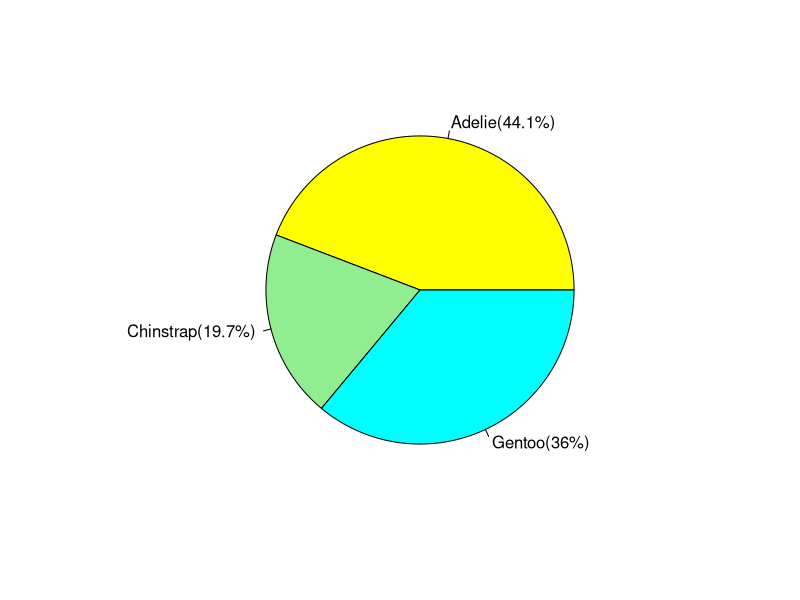
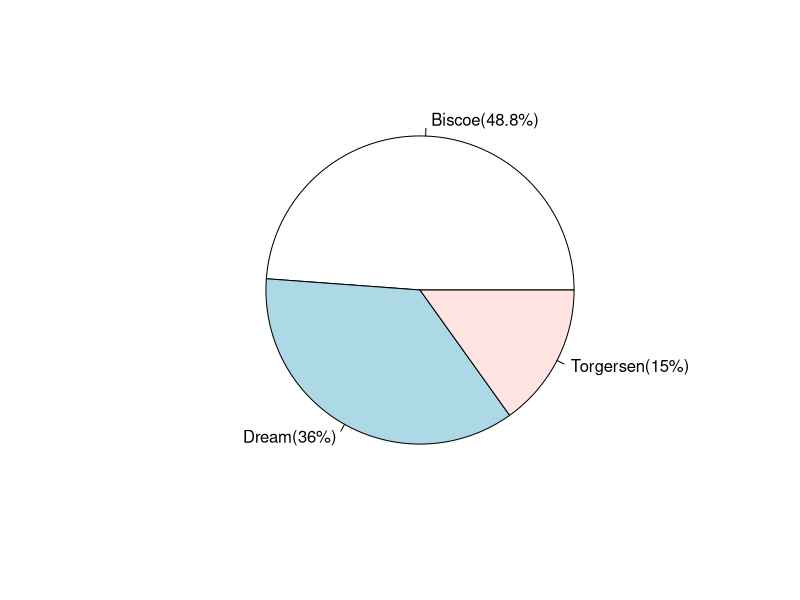
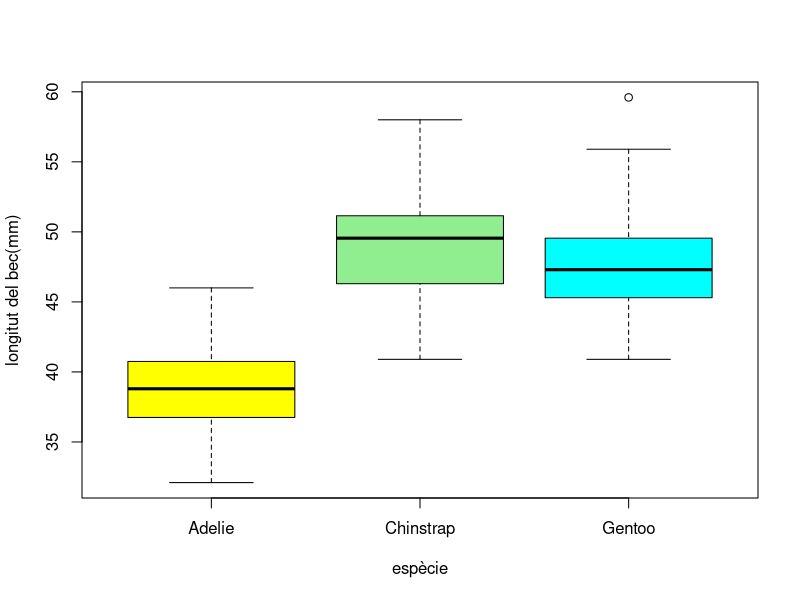
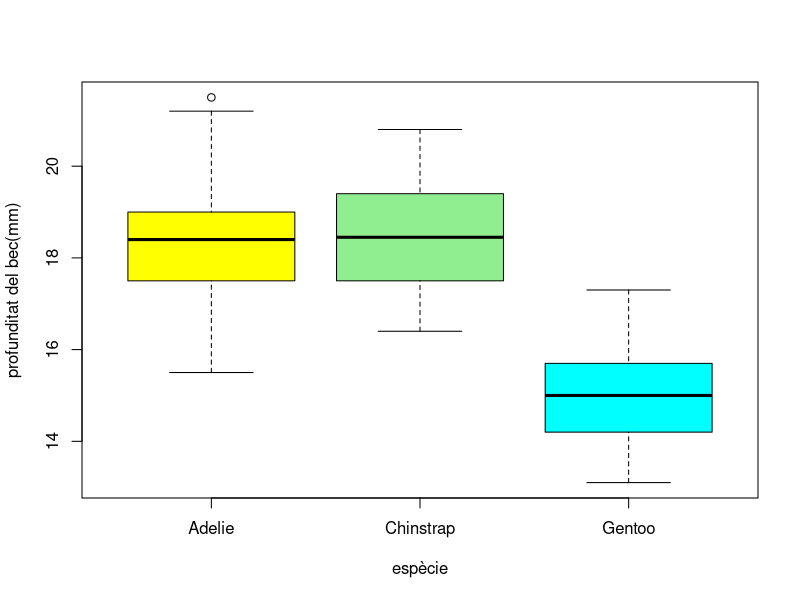
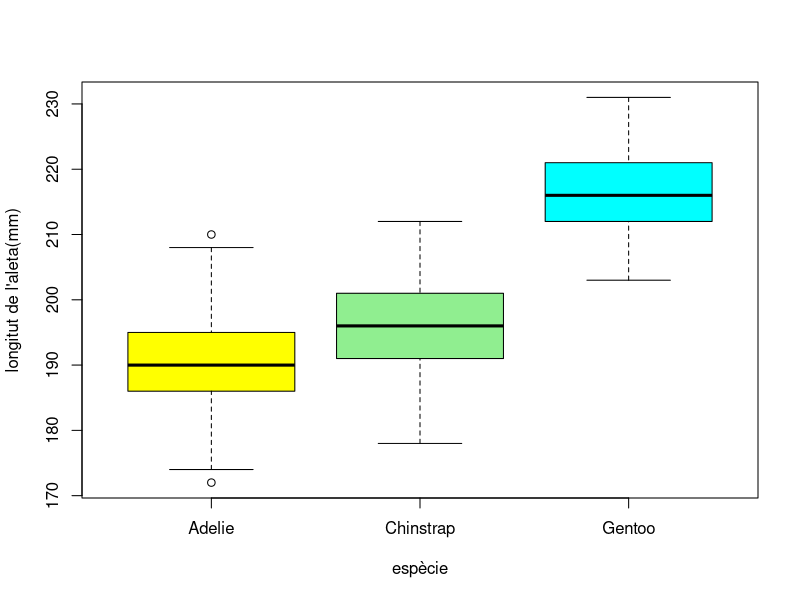
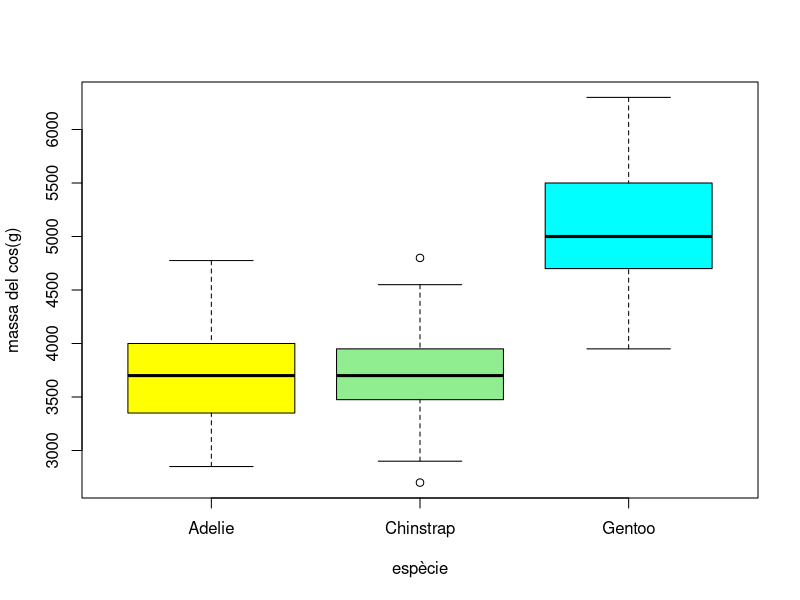
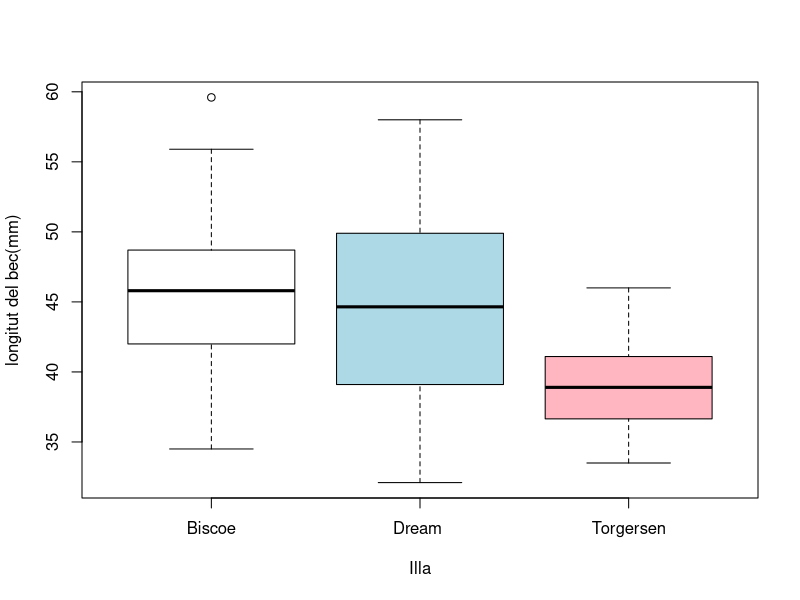
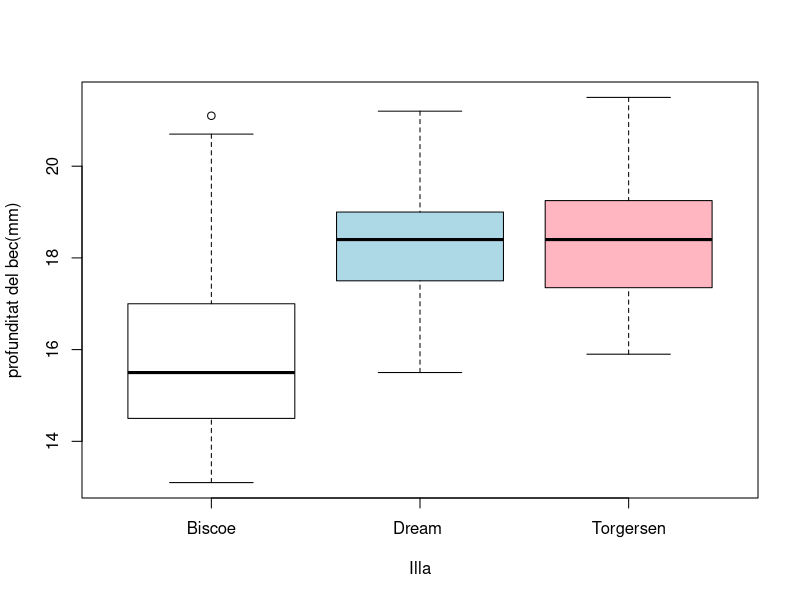

These figures' R source, in order:
## ---- chunk 1
library("palmerpenguins")
print(penguins)
## ---- chunk 2
pie(prop.table(table(penguins$species)), labels = c("Adelie(44.1%)", "Chinstrap(19.7%)","Gentoo(36%)"), col = c("yellow","lightgreen","cyan"))

## ---- chunk 3
pie(prop.table(table(penguins$island)), labels = c(" Biscoe(48.8%)", "Dream(36%)","Torgersen(15%)"))
## ---- chunk 4
summary(penguins$bill_length_mm)
## ---- chunk 5
cat("sd =", sd(penguins$bill_length_mm, na.rm = TRUE))
## ---- chunk 6
summary(penguins$bill_length_mm[which(penguins$species=="Adelie")])
cat("sd =", sd(penguins$bill_length_mm[which(penguins$species=="Adelie")], na.rm = TRUE))
## ---- chunk 7
summary(penguins$bill_length_mm[which(penguins$species=="Chinstrap")])
cat("sd =", sd(penguins$bill_length_mm[which(penguins$species=="Chinstrap")], na.rm = TRUE))
## ---- chunk 8
summary(penguins$bill_length_mm[which(penguins$species=="Gentoo")])
cat("sd =", sd(penguins$bill_length_mm[which(penguins$species=="Gentoo")], na.rm = TRUE))

## ---- chunk 9
boxplot(penguins$bill_length_mm[which(penguins$species=="Adelie")], penguins$bill_length_mm[which(penguins$species=="Chinstrap")], penguins$bill_length_mm[which(penguins$species=="Gentoo")], names= c("Adelie", "Chinstrap","Gentoo"), xlab= "espècie", ylab= "longitut del bec(mm)", col = c("yellow","lightgreen","cyan"))
## ---- chunk 10
summary(penguins$bill_depth_mm)
## ---- chunk 11
cat("sd =", sd(penguins$bill_depth_mm, na.rm = TRUE))
## ---- chunk 12
summary(penguins$bill_depth_mm[which(penguins$species=="Adelie")])
cat("sd =", sd(penguins$bill_depth_mm[which(penguins$species=="Adelie")], na.rm = TRUE))

## ---- chunk 13
summary(penguins$bill_depth_mm[which(penguins$species=="Chinstrap")])
sd(penguins$bill_depth_mm[which(penguins$species=="Chinstrap")], na.rm = TRUE)

## ---- chunk 14
summary(penguins$bill_depth_mm[which(penguins$species=="Gentoo")])
cat("sd =", sd(penguins$bill_depth_mm[which(penguins$species=="Gentoo")], na.rm = TRUE))

## ---- chunk 15
boxplot(penguins$bill_depth_mm[which(penguins$species=="Adelie")], penguins$bill_depth_mm[which(penguins$species=="Chinstrap")], penguins$bill_depth_mm[which(penguins$species=="Gentoo")], names= c("Adelie", "Chinstrap","Gentoo"), xlab= "espècie", ylab= "profunditat del bec(mm)", col = c("yellow","lightgreen","cyan"))
## ---- chunk 16
summary(penguins$flipper_length_mm)
sd(penguins$flipper_length_mm, na.rm = TRUE)
## ---- chunk 17
summary(penguins$flipper_length_mm[which(penguins$species=="Adelie")])
sd(penguins$flipper_length_mm[which(penguins$species=="Adelie")], na.rm = TRUE)

## ---- chunk 18
summary(penguins$flipper_length_mm[which(penguins$species=="Chinstrap")])
sd(penguins$flipper_length_mm[which(penguins$species=="Chinstrap")], na.rm = TRUE)

## ---- chunk 19
summary(penguins$flipper_length_mm[which(penguins$species=="Gentoo")])
sd(penguins$flipper_length_mm[which(penguins$species=="Gentoo")], na.rm = TRUE)

## ---- chunk 20
boxplot(penguins$flipper_length_mm[which(penguins$species=="Adelie")], penguins$flipper_length_mm[which(penguins$species=="Chinstrap")], penguins$flipper_length_mm[which(penguins$species=="Gentoo")], names= c("Adelie", "Chinstrap","Gentoo"), xlab= "espècie", ylab= "longitut de l'aleta(mm)", col = c("yellow","lightgreen","cyan"))
## ---- chunk 21
summary(penguins$body_mass_g)
sd(penguins$body_mass_g, na.rm = TRUE)
## ---- chunk 22
summary(penguins$body_mass_g[which(penguins$species=="Adelie")])
sd(penguins$body_mass_g[which(penguins$species=="Adelie")], na.rm = TRUE)
## ---- chunk 23
summary(penguins$body_mass_g[which(penguins$species=="Chinstrap")])
sd(penguins$body_mass_g[which(penguins$species=="Chinstrap")], na.rm = TRUE)
## ---- chunk 24
summary(penguins$body_mass_g[which(penguins$species=="Gentoo")])
sd(penguins$body_mass_g[which(penguins$species=="Gentoo")], na.rm = TRUE)
## ---- chunk 25
boxplot(penguins$body_mass_g[which(penguins$species=="Adelie")], penguins$body_mass_g[which(penguins$species=="Chinstrap")], penguins$body_mass_g[which(penguins$species=="Gentoo")], names= c("Adelie", "Chinstrap","Gentoo"), xlab= "espècie", ylab= "massa del cos(g)", col = c("yellow","lightgreen","cyan"))
## ---- chunk 26
boxplot(penguins$bill_length_mm[which(penguins$island=="Biscoe")], penguins$bill_length_mm[which(penguins$island=="Dream")], penguins$bill_length_mm[which(penguins$island=="Torgersen")], names= c("Biscoe", "Dream ","Torgersen"), col = c("white", "lightblue", "lightpink"), xlab= "Illa", ylab= "longitut del bec(mm)")
## ---- chunk 27
boxplot(penguins$bill_depth_mm[which(penguins$island=="Biscoe")], penguins$bill_depth_mm[which(penguins$island=="Dream")], penguins$bill_depth_mm[which(penguins$island=="Torgersen")], names= c("Biscoe", "Dream ","Torgersen"), col = c("white", "lightblue", "lightpink"), xlab= "Illa", ylab= "profunditat del bec(mm)")
## ---- chunk 28
boxplot(penguins$flipper_length_mm[which(penguins$island=="Biscoe")], penguins$flipper_length_mm[which(penguins$island=="Dream")], penguins$flipper_length_mm[which(penguins$island=="Torgersen")], names= c("Biscoe", "Dream ","Torgersen"), col = c("white", "lightblue", "lightpink"), xlab= "Illa", ylab= "Longitud de l'aleta (mm)")

## ---- chunk 29
boxplot(penguins$body_mass_g[which(penguins$island=="Biscoe")], penguins$body_mass_g[which(penguins$island=="Dream")], penguins$body_mass_g[which(penguins$island=="Torgersen")], names= c("Biscoe", "Dream ","Torgersen"), col = c("white", "lightblue", "lightpink"), xlab= "Illa", ylab= "Massa del cos (g)")
## ---- chunk 30
prop.table(table(penguins$species[which(penguins$island=="Biscoe" & penguins$year=="2007")]))
prop.table(table(penguins$species[which(penguins$island=="Biscoe" & penguins$year=="2008")]))
prop.table(table(penguins$species[which(penguins$island=="Biscoe" & penguins$year=="2009")]))

## ---- chunk 31
prop.table(table(penguins$species[which(penguins$island=="Dream" & penguins$year=="2007")]))
prop.table(table(penguins$species[which(penguins$island=="Dream" & penguins$year=="2008")]))
prop.table(table(penguins$species[which(penguins$island=="Dream" & penguins$year=="2009")]))

## ---- chunk 32
prop.table(table(penguins$species[which(penguins$island=="Torgersen" & penguins$year=="2007")]))
prop.table(table(penguins$species[which(penguins$island=="Torgersen" & penguins$year=="2008")]))
prop.table(table(penguins$species[which(penguins$island=="Torgersen" & penguins$year=="2009")]))

## ---- chunk 33
prop.table(table(penguins$sex))
## ---- chunk 34
prop.table(table(penguins$year))
